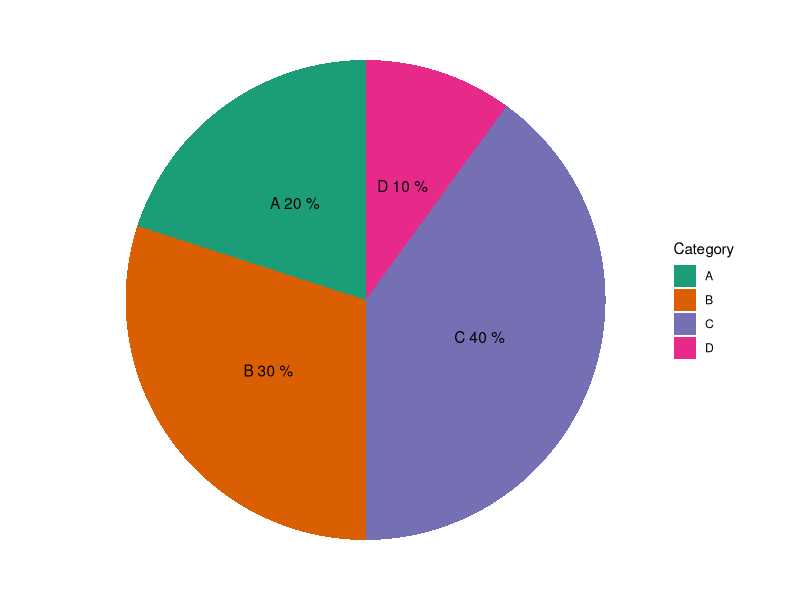
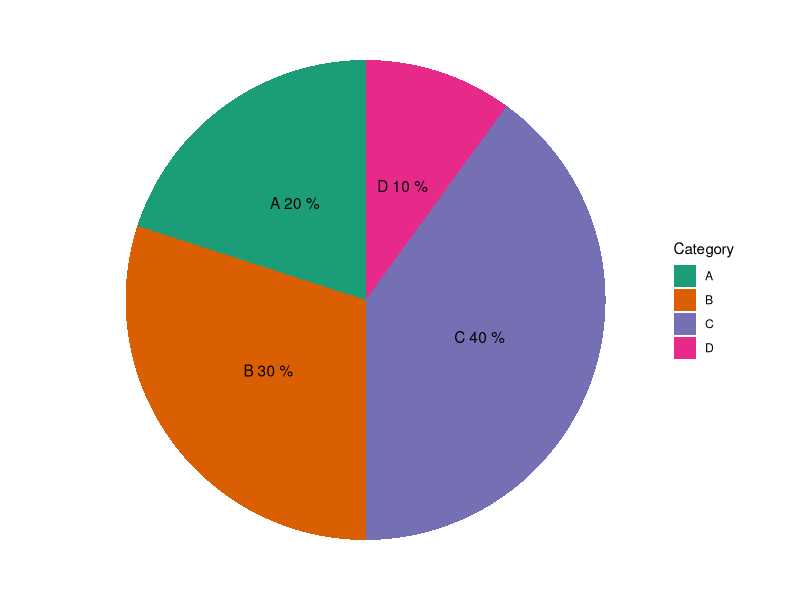
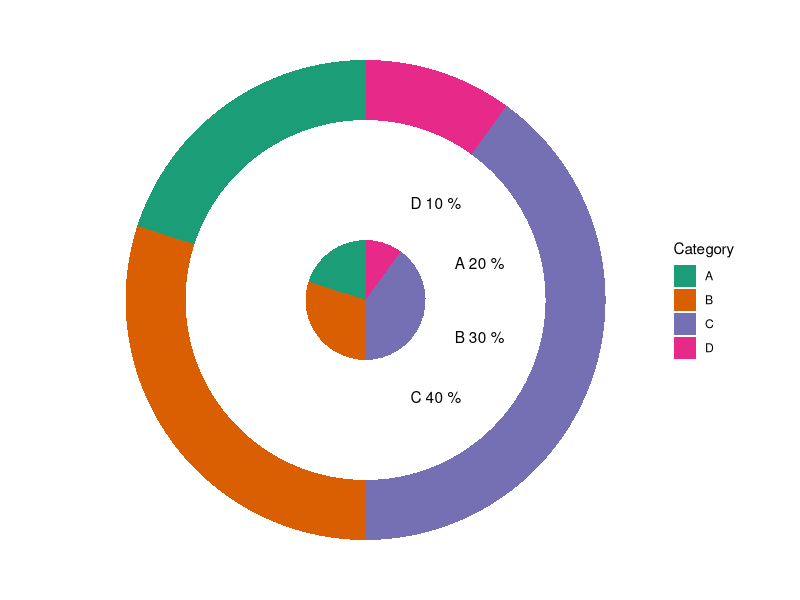
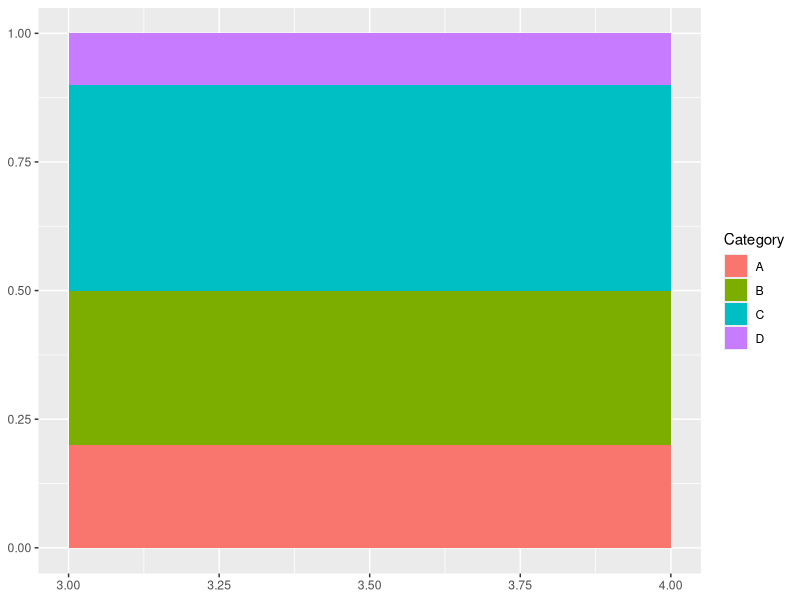
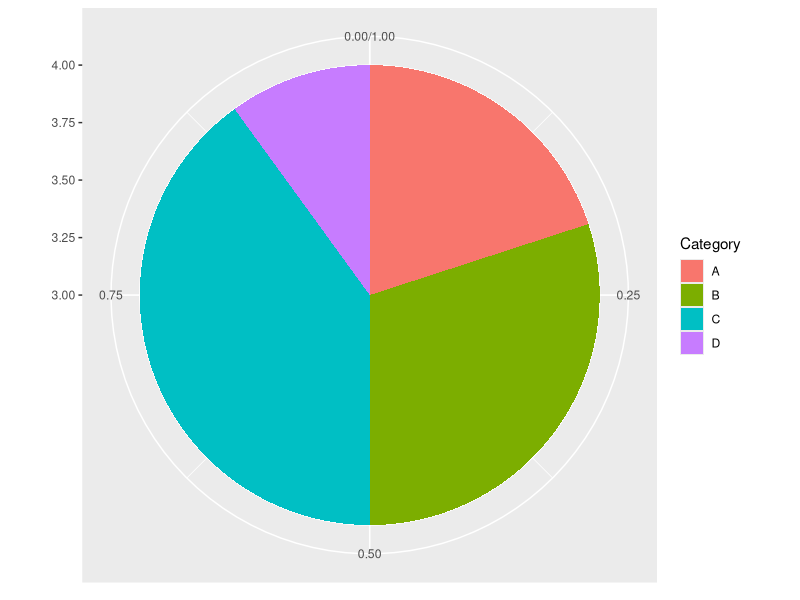

Here is the R script that generated these plots, in order:
data=as.data.frame(table(iris$Species))
library(ggplot2)
pie_chartr<-ggplot(data,aes(x="",y=Freq,fill=Var1))+geom_bar(stat = 'identity')+
  theme(axis.line = element_blank(),
        axis.text = element_blank(),
        plot.title = element_text(hjust = 0.5))+
  labs(title = "Pie Chart")+
  coord_polar(theta = "y",start=0)


library(ggplot2)

data <- data.frame(
  Category = c("A", "B", "C", "D"),
  Value = c(20, 30, 40, 10)
)

pie_chart <- ggplot(data, aes(x = "", y = Value, fill = Category)) +
  geom_bar(stat = "identity", width = 1) +
  coord_polar(theta = "y") +
  geom_text(aes(label = paste(Category, round(Value / sum(Value) * 100), "%")), position = position_stack(vjust = 0.5)) +
  scale_fill_brewer(palette = "Dark2") + 
  theme_void()

pie_chart
pie_chart
donut_chart<-pie_chart+geom_bar(data = data,aes(x="",y=Value),
                                stat="identity",
                                width = 0.5,fill="white")+
  geom_text(data=data,aes(label=paste(Category,Value,"%")))
donut_chart

data$fraction=data$Value/sum(data$Value)
data$fraction
# Compute cummulative value
data$ymax=cumsum(data$fraction)
data
# cummulative runnintoString.default

data$ymin=c(0,head(data$ymax,n=-1))
data
ggplot(data,aes(ymax=ymax,ymin=ymin,xmax=4,xmin=3,fill=Category))+geom_rect()

data
ggplot(data,aes(ymax=ymax,ymin=ymin,xmax=4,xmin=3,fill=Category))+geom_rect()+coord_polar(theta = "y")


